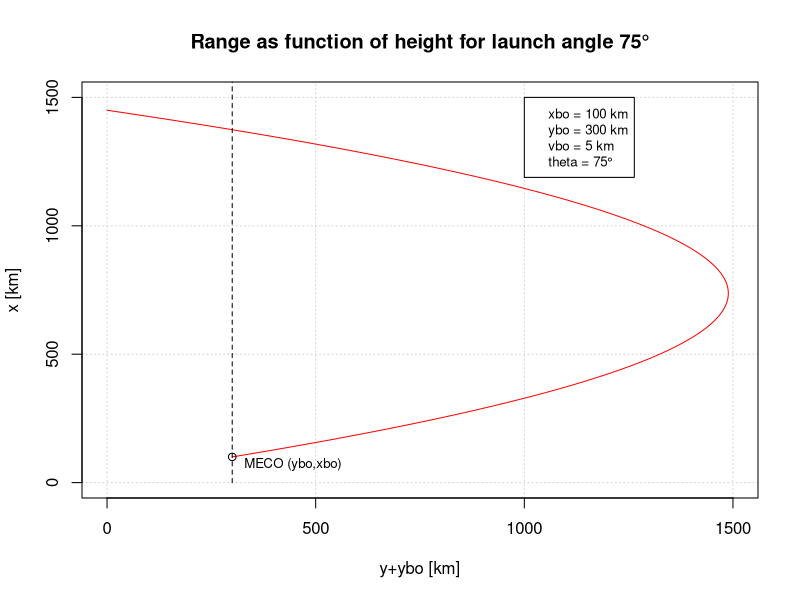

Here is the R script that generated this plot:
# A really animal way of ploting the parabola. 
# You should normally not make your computer do such things!

# Range as function of height x(y)

#Parameters and constants
# Burnout altitud, range and velocity
ybo<-300 #km
xbo<-100 #km
vbo<-5 #km/s
#Earth's gravitational acceleration
g<-0.00981 #km/s²
#Angle
theta_grad<-75 #°
theta_rad<-theta_grad*(pi/180) #radians

# y vector
y<-seq(0,1500,0.01)
y_plus_ybo<-y+ybo
y2<-seq((0-ybo),1500,0.01)
y2_plus_ybo<-y2+ybo

#allocate memory for all the y(x)
x1<-matrix(nrow=1,ncol=length(y))
x2<-matrix(nrow=1,ncol=length(y2))
                      
var1<-(sin(theta_rad)^2)-((2*g*y)/vbo^2)
x1<-((vbo^2)/g)*(cos(theta_rad))*(sin(theta_rad)-sqrt(var1))+xbo

var2<-(sin(theta_rad)^2)-((2*g*y2)/vbo^2)
x2<-((vbo^2)/g)*(cos(theta_rad))*(sin(theta_rad)+sqrt(var2))+xbo

dataframe_75_1<-data.frame(y_plus_ybo,x1)
dataframe_75_2<-data.frame(y2_plus_ybo,x2)

#Plot
plot(dataframe_75_1, 
     col="red", 
     type="l", 
     xlim=c(0, 1500), 
     ylim=c(0, 1500),
     panel.first = grid(), 
     main="Range as function of height for launch angle 75°",
     xlab="y+ybo [km]",
     ylab="x [km]")

lines(dataframe_75_2, col="red")

legend(1000, 1500, 
       c("xbo = 100 km","ybo = 300 km","vbo = 5 km","theta = 75°"), cex=0.8);

text(450, 70, "MECO (ybo,xbo) ", cex=0.8);

#a doted line for MECO altitude and a point at MECO
a<-seq(from=0, to=3000, by=50)
b<-rep(ybo, times=length(a))
lines(b, a, pch=22, lty=2)
points(ybo,xbo)
